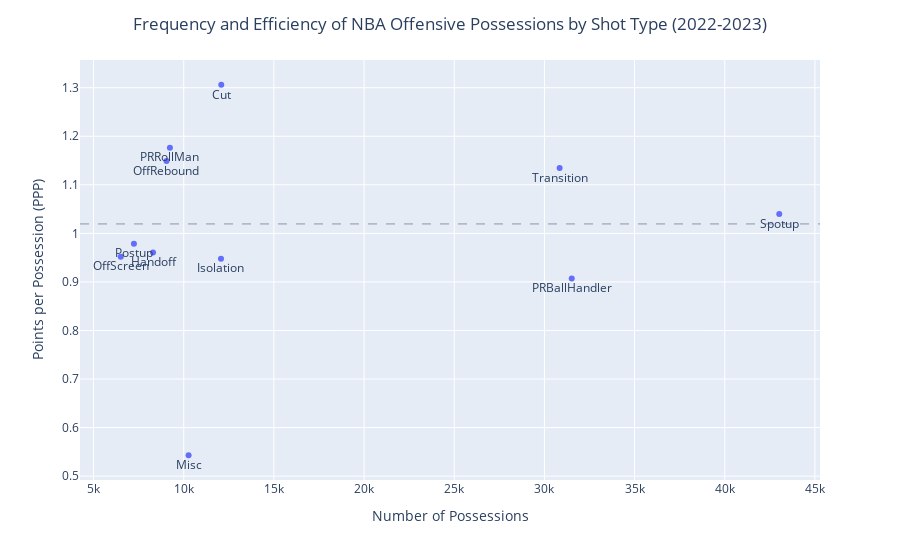

Here is the notebook cell this chart was saved with:
### Markdown cell above
Now that we have volume and efficiency data for each shot type, let's graph our results.

### Code cell
import plotly.express as px
fig = px.scatter(df_play_type_PPP, x='POSS', y='PPP', text='PLAY_TYPE')
fig.update_layout(title_text='Frequency and Efficiency of NBA Offensive Possessions by Shot Type (2022-2023)', title_x=0.5)
fig.update_traces(textposition='bottom center')
fig.add_hline(y=league_average_ppp, line_dash='dash', line_width = 0.5)
fig.update_xaxes(title_text='Number of Possessions')
fig.update_yaxes(title_text='Points per Possession (PPP)')
fig.show()

### Figure 1 — Plotly figure (JSON) as saved in the notebook; plotly's stock layout.template omitted (floating-point values rounded to 4 significant figures)
{"data": [{"hovertemplate": "POSS=%{x}<br>PPP=%{y}<br>PLAY_TYPE=%{text}<extra></extra>", "legendgroup": "", "marker": {"color": "#636efa", "symbol": "circle"}, "mode": "markers+text", "name": "", "orientation": "v", "showlegend": false, "text": ["Cut", "Handoff", "Isolation", "Misc", "OffRebound", "OffScreen", "PRBallHandler", "PRRollMan", "Postup", "Spotup", "Transition"], "textposition": "bottom center", "type": "scatter", "x": [12082, 8298, 12065, 10269, 9044, 6508, 31514, 9234, 7238, 43021, 30843], "xaxis": "x", "y": [1.306, 0.9604, 0.9479, 0.543, 1.149, 0.9519, 0.9069, 1.177, 0.9788, 1.04, 1.135], "yaxis": "y"}], "layout": {"legend": {"tracegroupgap": 0}, "margin": {"t": 60}, "shapes": [{"line": {"dash": "dash", "width": 0.5}, "type": "line", "x0": 0, "x1": 1, "xref": "x domain", "y0": 1.019, "y1": 1.019, "yref": "y"}], "title": {"text": "Frequency and Efficiency of NBA Offensive Possessions by Shot Type (2022-2023)", "x": 0.5}, "xaxis": {"anchor": "y", "domain": [0, 1], "title": {"text": "Number of Possessions"}}, "yaxis": {"anchor": "x", "domain": [0, 1], "title": {"text": "Points per Possession (PPP)"}}}}
